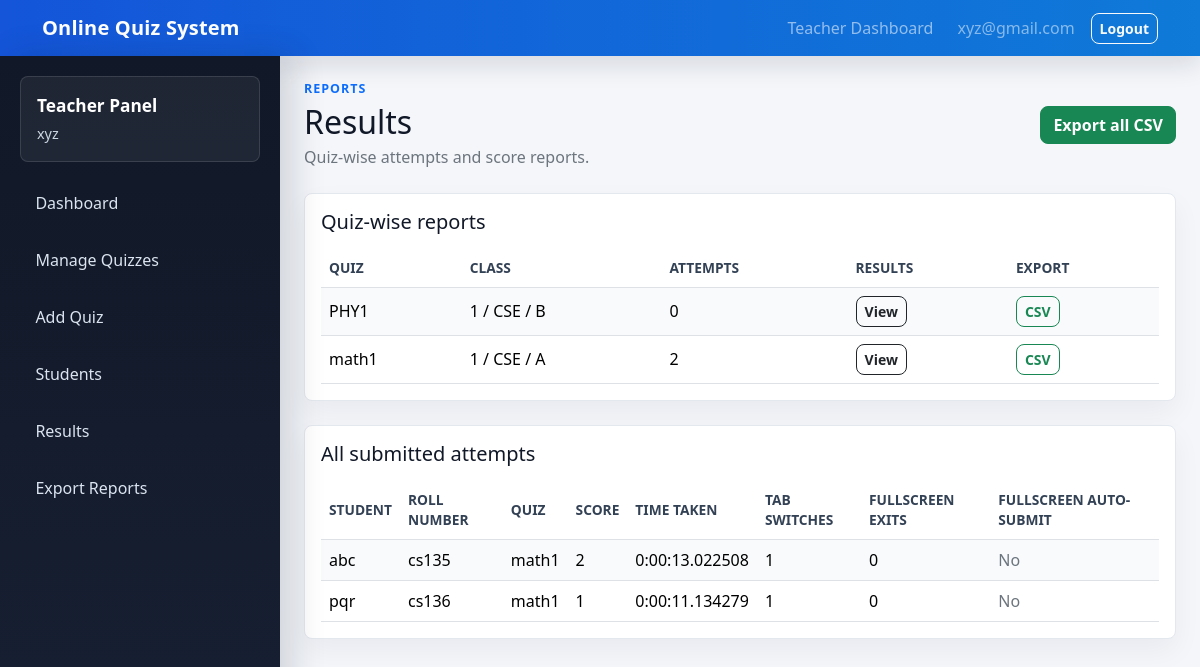
The page /teacher/results/ (signed in) on the database as committed earlier.
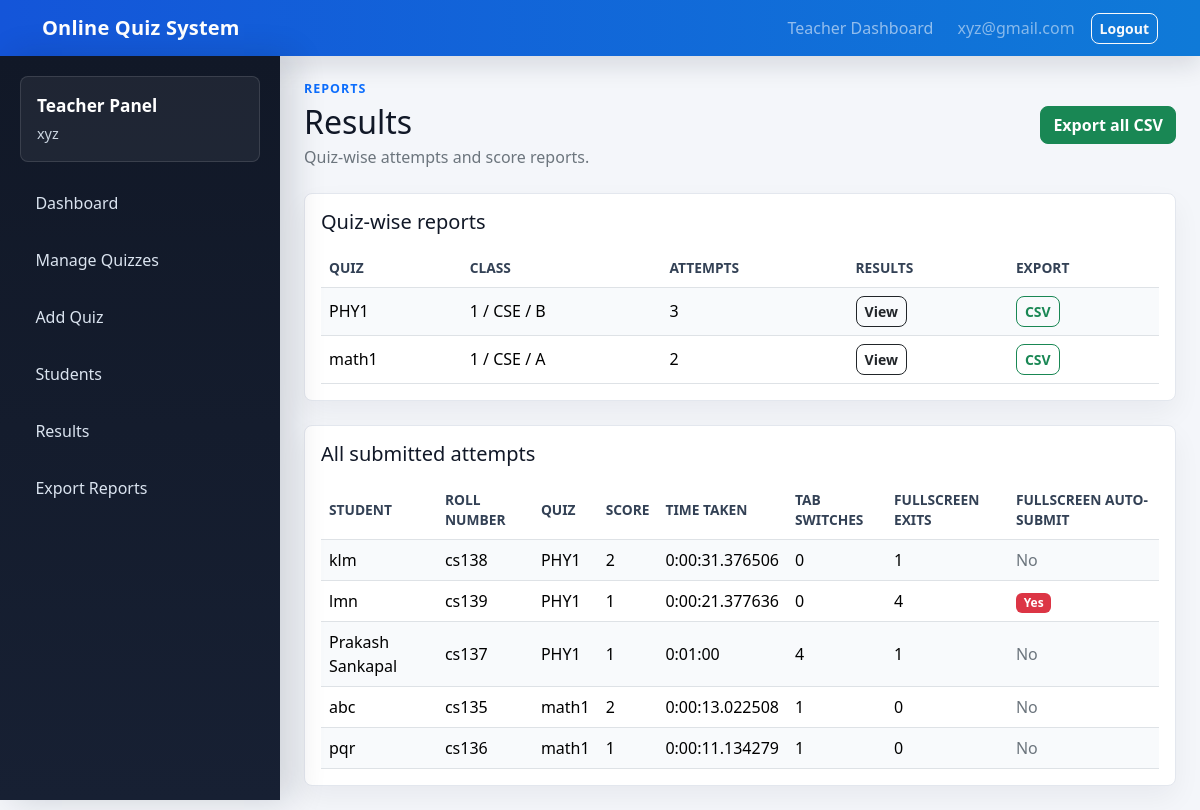
The same page on the database as committed later.
### quizzes/models.py (models this page shows, shortened)
class Quiz(models.Model):
    teacher = models.ForeignKey(
        settings.AUTH_USER_MODEL,
        on_delete=models.CASCADE,
        related_name="created_quizzes",
        blank=True,
        null=True,
    )
    title = models.CharField(max_length=200)
    description = models.TextField()
    category = models.CharField(max_length=100)
    year = models.CharField(max_length=20, default="1")
    branch = models.CharField(max_length=100, default="CSE")
    section = models.CharField(max_length=20, default="A")
    time_limit = models.PositiveIntegerField(help_text="Time limit in minutes")
    start_time = models.DateTimeField()
    end_time = models.DateTimeField()
    access_code = models.CharField(max_length=50, blank=True, null=True)
    class Meta:
        ordering = ["start_time", "title"]

class Attempt(models.Model):
    user = models.ForeignKey(settings.AUTH_USER_MODEL, on_delete=models.CASCADE, related_name="attempts")
    quiz = models.ForeignKey(Quiz, on_delete=models.CASCADE, related_name="attempts")
    score = models.PositiveIntegerField(default=0)
    start_time = models.DateTimeField(default=timezone.now)
    end_time = models.DateTimeField(blank=True, null=True)
    time_taken = models.DurationField(blank=True, null=True)
    tab_switch_count = models.PositiveIntegerField(default=0)
    fullscreen_exit_count = models.PositiveIntegerField(default=0)
    fullscreen_violation_submitted = models.BooleanField(default=False)
    is_submitted = models.BooleanField(default=False)
    question_order = models.JSONField(default=list, blank=True)
    option_order = models.JSONField(default=dict, blank=True)
    class Meta:
        constraints = [
            models.UniqueConstraint(fields=["user", "quiz"], name="unique_user_quiz_attempt")
        ]
        ordering = ["-start_time"]

class StudentProfile(models.Model):
    user = models.OneToOneField(settings.AUTH_USER_MODEL, on_delete=models.CASCADE, related_name="student_profile")
    roll_number = models.CharField(max_length=50, unique=True)
    year = models.CharField(max_length=20, default="1")
    branch = models.CharField(max_length=100, default="CSE")
    section = models.CharField(max_length=20, default="A")
    class Meta:
        ordering = ["roll_number"]

### quizzes/views.py (the view)
# urls.py: path("teacher/results/", views.teacher_results_overview, name="teacher_results_overview"),
@staff_member_required(login_url="teacher_login")
def teacher_results_overview(request):
    attempts = (
        Attempt.objects.filter(is_submitted=True, quiz__teacher=request.user)
        .select_related("user", "user__student_profile", "quiz")
        .order_by("quiz__title", "-score", "time_taken")
    )
    quizzes = Quiz.objects.filter(teacher=request.user).annotate(total_attempts=Count("attempts")).order_by("title")
    return render(
        request,
        "quizzes/teacher_results_overview.html",
        {"attempts": attempts, "quizzes": quizzes},
    )

### quizzes/templates/quizzes/teacher_results_overview.html (shortened to what this page needs)
{% extends "quizzes/teacher_base.html" %}
{% block teacher_content %}
<div class="d-flex flex-column flex-md-row justify-content-between align-items-md-center gap-3 mb-4">
    <div>
        <p class="eyebrow mb-1">Reports</p>
        <h1 class="h2 mb-1">Results</h1>
        <p class="text-secondary mb-0">Quiz-wise attempts and score reports.</p>
    </div>
    <a class="btn btn-success" href="{% url 'export_results_csv' %}">Export all CSV</a>
</div>
<div class="section-panel mb-4">
    <h2 class="h5 mb-3">Quiz-wise reports</h2>
    <div class="table-responsive">
        <table class="table table-striped align-middle mb-0">
            <thead><tr><th>Quiz</th><th>Class</th><th>Attempts</th><th>Results</th><th>Export</th></tr></thead>
            <tbody>
            {% for quiz in quizzes %}
                <tr>
                    <td>{{ quiz.title }}</td>
                    <td>{{ quiz.year }} / {{ quiz.branch }} / {{ quiz.section }}</td>
                    <td>{{ quiz.total_attempts }}</td>
                    <td><a class="btn btn-sm btn-outline-dark" href="{% url 'teacher_quiz_results' quiz.id %}">View</a></td>
                    <td><a class="btn btn-sm btn-outline-success" href="{% url 'export_quiz_results_csv' quiz.id %}">CSV</a></td>
                </tr>
            {% empty %}
                <tr><td colspan="5" class="text-center text-secondary py-4">No quizzes created yet.</td></tr>
            {% endfor %}
            </tbody>
        </table>
    </div>
</div>
<div class="section-panel">
    <h2 class="h5 mb-3">All submitted attempts</h2>
    <div class="table-responsive">
        <table class="table table-striped align-middle mb-0">
            <thead><tr><th>Student</th><th>Roll number</th><th>Quiz</th><th>Score</th><th>Time taken</th><th>Tab switches</th><th>Fullscreen exits</th><th>Fullscreen auto-submit</th></tr></thead>
            <tbody>
            {% for attempt in attempts %}
                <tr>
                    <td>{{ attempt.user.get_full_name|default:attempt.user.username }}</td>
                    <td>{{ attempt.user.student_profile.roll_number|default:"-" }}</td>
                    <td>{{ attempt.quiz.title }}</td>
                    <td>{{ attempt.score }}</td>
                    <td>{{ attempt.time_taken }}</td>
                    <td>{{ attempt.tab_switch_count }}</td>
                    <td>{{ attempt.fullscreen_exit_count }}</td>
                    <td>{% if attempt.fullscreen_violation_submitted %}<span class="badge text-bg-danger">Yes</span>{% else %}<span class="text-secondary">No</span>{% endif %}</td>
                </tr>
            {% empty %}
                <tr><td colspan="8" class="text-center text-secondary py-4">No results yet.</td></tr>
            {% endfor %}
            </tbody>
        </table>
    </div>
</div>
{% endblock %}

Rows that differ between the two databases and show on the page:
computed for Quiz "PHY1": total_attempts "0" → "3"
added Attempt: user.get_full_name "klm", user.student_profile.roll_number "cs138", quiz "PHY1", score "2", time_taken "0:00:31.376506", tab_switch_count "0", fullscreen_exit_count "1", fullscreen_violation_submitted "No"
added Attempt: user.get_full_name "lmn", user.student_profile.roll_number "cs139", quiz "PHY1", score "1", time_taken "0:00:21.377636", tab_switch_count "0", fullscreen_exit_count "4", fullscreen_violation_submitted "Yes"
added Attempt: user.get_full_name "Prakash Sankapal", user.student_profile.roll_number "cs137", quiz "PHY1", score "1", time_taken "0:01:00", tab_switch_count "4", fullscreen_exit_count "1", fullscreen_violation_submitted "No"
